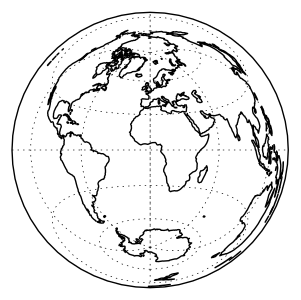

Here is the Python script that generated this plot:
import matplotlib.pyplot as plt
import cartopy.crs as ccrs

plt.figure(figsize=(3.00656806014, 3))
ax = plt.axes(projection=ccrs.LambertAzimuthalEqualArea())
ax.coastlines(resolution='110m')
ax.gridlines()
